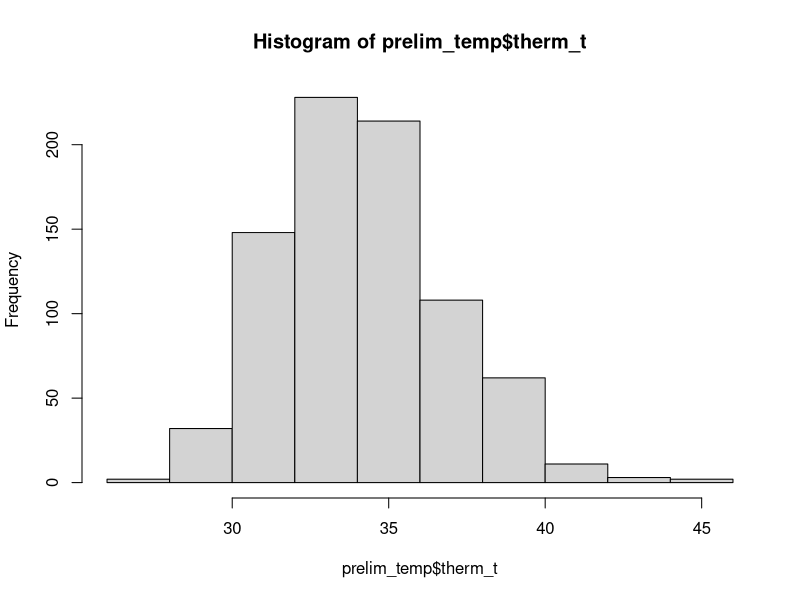
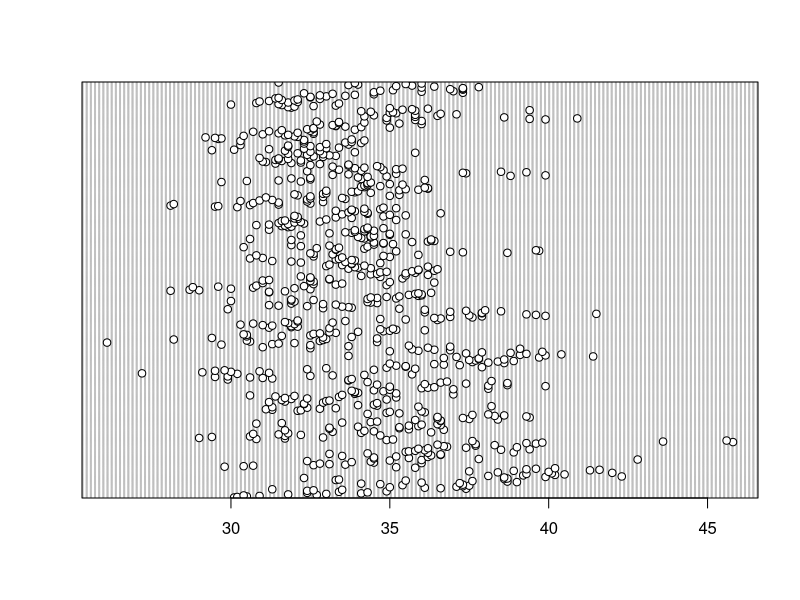
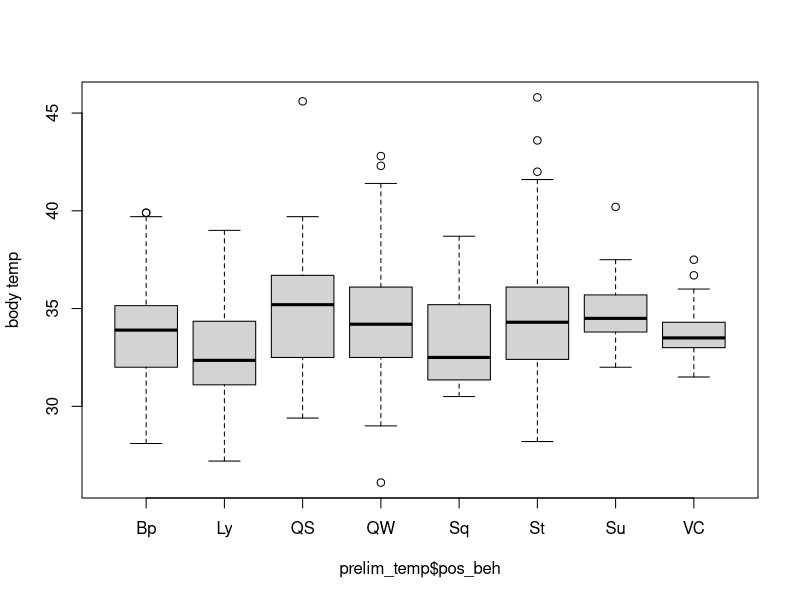
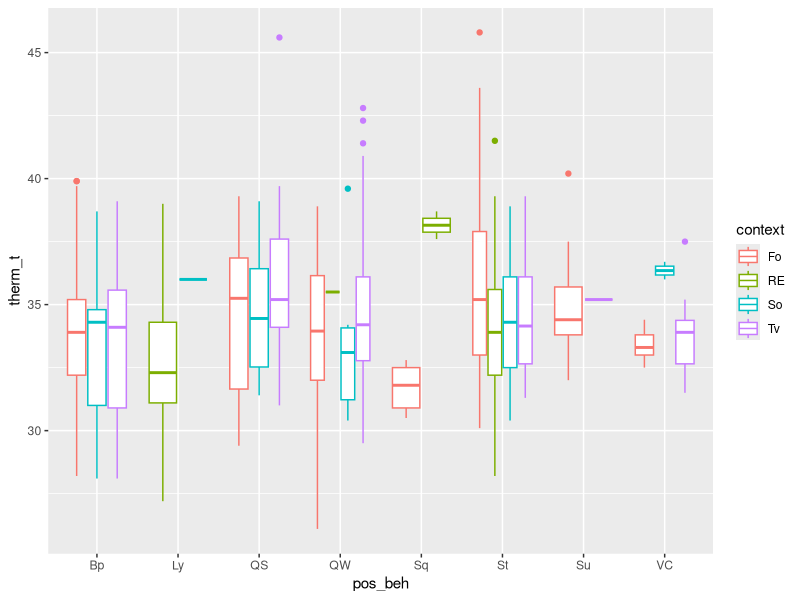
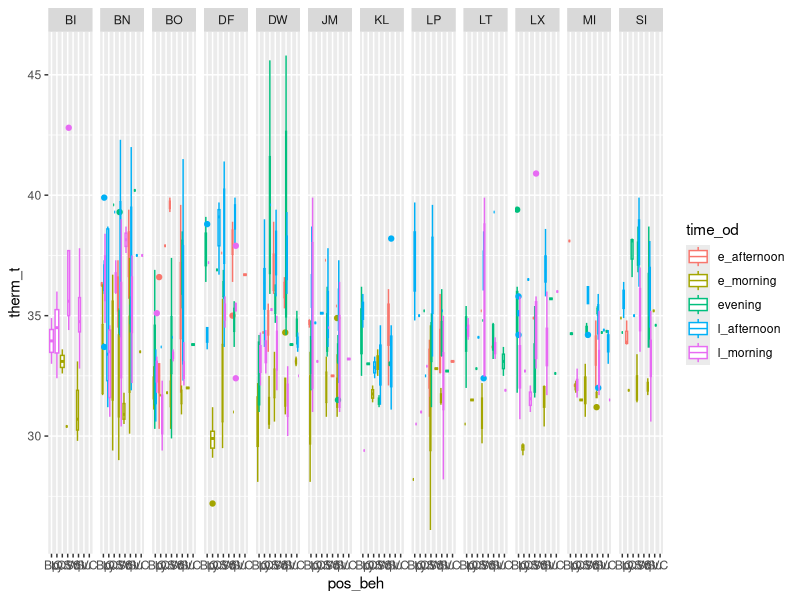
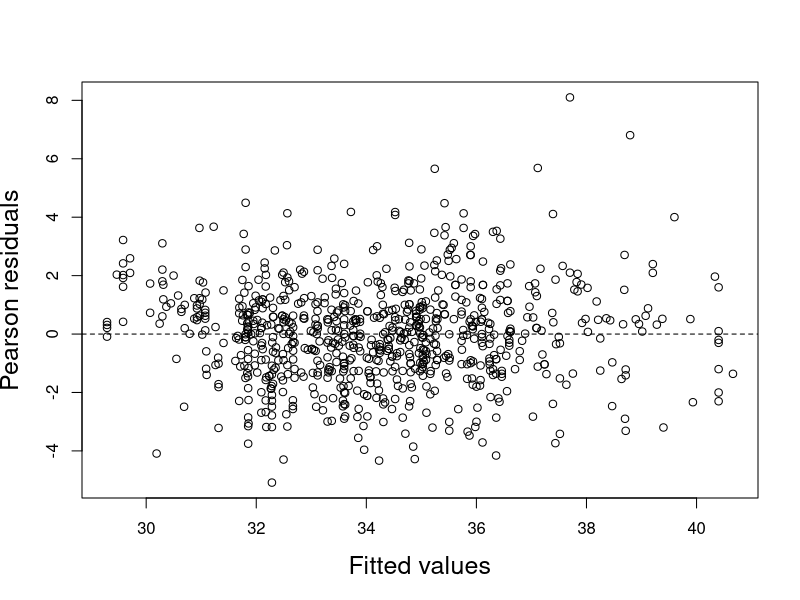
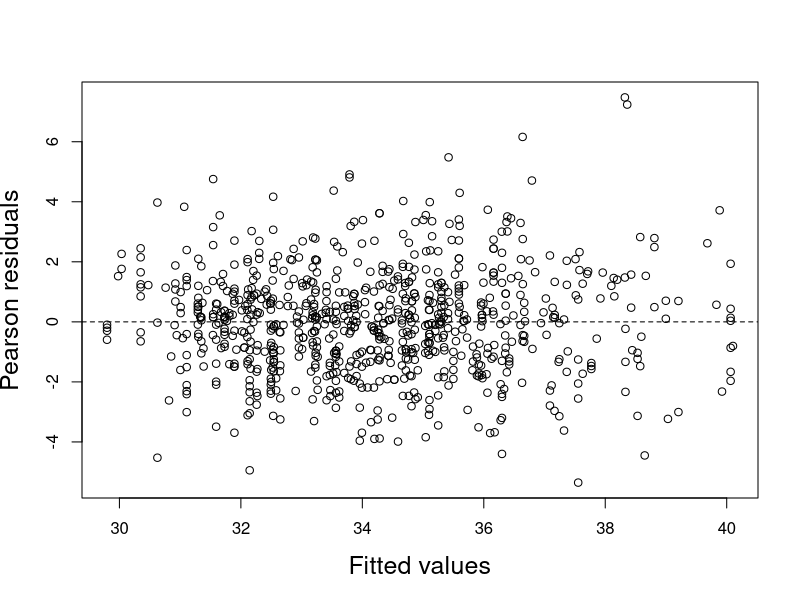
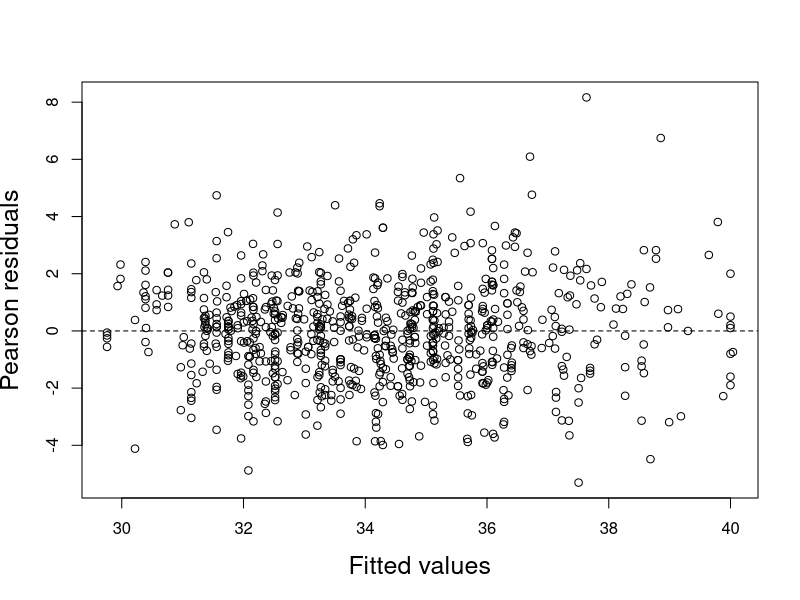

The R script that drew these images, in order: (Note: this script raises an error after producing the figures.)
# load libraries
library(tidyverse) 
library(readr) 
library(lubridate)
library(magrittr)
library(ggplot2)
library(car)
library(emmeans)
library(lme4)

#read in data
prelim_tidy <- read_csv("_data/_tidy/prelim_data_tidycols.csv")
View(prelim_tidy)

bipedal_data <- read_csv("_summary/bipedal_table.csv")
View(bipedal_data)

#Omit any missing values:
summary(is.na(prelim_tidy))

prelim_temp<-na.omit(prelim_tidy)
View(prelim_temp)

#Combine positional behaviors into smaller categories
# suspensory = Cb, Br & QM
#Vertical climb and cling together
prelim_temp$pos_beh[prelim_temp$pos_beh == "Cb"] <- "Su"
prelim_temp$pos_beh[prelim_temp$pos_beh == "Br"] <- "Su"
prelim_temp$pos_beh[prelim_temp$pos_beh == "QM"] <- "Su"
prelim_temp$pos_beh[prelim_temp$pos_beh == "Vci"] <- "VC"
prelim_temp$pos_beh[prelim_temp$pos_beh == "Abp"] <- "Bp"
prelim_temp$pos_beh[prelim_temp$pos_beh == "BpS"] <- "Bp"
prelim_temp$pos_beh[prelim_temp$pos_beh == "BpW"] <- "Bp"

###
hist(prelim_temp$therm_t)
dotchart(prelim_temp$therm_t)
boxplot(prelim_temp$therm_t ~ prelim_temp$pos_beh,  ylab="body temp")

# Plot response against each predictor and random effect. 
ggplot(prelim_temp, aes(pos_beh, therm_t, color=context))+
  geom_boxplot()

ggplot(prelim_temp, aes(pos_beh, therm_t, color=time_od))+
  geom_boxplot()+
  facet_grid(.~individual)

##
with(prelim_temp, table(pos_beh, hab_type))
with(prelim_temp, table(pos_beh, time_od))
with(prelim_temp, table(pos_beh, hab_type, time_od))

## choosing models
##GLMER

### full model
therm_mod <- lmer(therm_t ~ pos_beh + time_od + sun + date + hab_type + context + 
                     (1|individual) + pos_beh*hab_type + pos_beh*sun + time_od*sun,
                     data = prelim_temp)

##minus pos_beh/sun interaction
therm_mod2 <- lmer(therm_t ~ pos_beh + time_od + sun + date + hab_type + context + 
                    (1|individual) + pos_beh*hab_type + time_od*sun,
                  data = prelim_temp)

##plus pos_beh*sun, minus pos_beh*hab_type
therm_mod3 <- lmer(therm_t ~ pos_beh + time_od + sun + date + hab_type + context + 
                     (1|individual) + pos_beh*sun + time_od*sun,
                   data = prelim_temp)

##minus interactions with pos_beh
therm_mod4 <- lmer(therm_t ~ pos_beh + time_od + sun + date + hab_type + context + 
                    (1|individual) + time_od*sun,
                  data = prelim_temp)

##minus time_od interaction
therm_mod5 <- lmer(therm_t ~ pos_beh + time_od + sun + date + hab_type + context + 
                     (1|individual) + pos_beh*sun,
                   data = prelim_temp)

##minus all interactions
therm_mod6 <- lmer(therm_t ~ pos_beh + time_od + sun + date + hab_type + context + 
                     (1|individual),
                   data = prelim_temp)

####compare interaction models
AIC(therm_mod3, therm_mod4, therm_mod5, therm_mod6) ###lowest AIC is with no interaction (3226.904; DF: 23)
                                               ###second lowest is time_od*sun (3255.461, DF: 27)
                                               ###continue forward with time_od*sun & no interactions
###############################################################
##time_od*sun models
## minus context 
therm_mod7 <- lmer(therm_t ~ pos_beh + time_od + sun + date + hab_type + 
                     (1|individual) + time_od*sun,
                   data = prelim_temp)

##minus hab_type
therm_mod8 <- lmer(therm_t ~ pos_beh + time_od + sun + date + context + 
                     (1|individual) + time_od*sun,
                   data = prelim_temp)

##minus date
therm_mod9 <- lmer(therm_t ~ pos_beh + time_od + sun + hab_type + context + 
                     (1|individual) + time_od*sun,
                   data = prelim_temp)

##minus hab_type & context
therm_mod10 <- lmer(therm_t ~ pos_beh + time_od + sun + date + 
                     (1|individual) + time_od*sun,
                   data = prelim_temp)
###Compare models
AIC(therm_mod7, therm_mod8, therm_mod9, therm_mod10) ##model 7 and 10 are lowest (3247.068 & 3248.205, resp.)
                                      ##model 8 isn't far off, though, (3255. 603) 
                                 ##and it may be important to include context

###############################################################################
###no interactions
## minus context 
therm_mod11 <- lmer(therm_t ~ pos_beh + time_od + sun + date + hab_type + 
                     (1|individual), data = prelim_temp)

##minus hab_type
therm_mod12 <- lmer(therm_t ~ pos_beh + time_od + sun + date + context + 
                     (1|individual), data = prelim_temp)

##minus date
therm_mod13 <- lmer(therm_t ~ pos_beh + time_od + sun + hab_type + context + 
                     (1|individual), data = prelim_temp)

##minus hab_type & context
therm_mod14 <- lmer(therm_t ~ pos_beh + time_od + sun + date + 
                      (1|individual), data = prelim_temp)

###Compare models
AIC(therm_mod11, therm_mod12, therm_mod13, therm_mod14) ##models 11 and 14 are lowest (3218.163 & 3218.819, resp.)


###


#####################################################################
#extract residuals
E1 <- resid(therm_mod6, type = "pearson")

#plot fitted vs residuals
F1 <- fitted(therm_mod6, type = "response")

plot(x = F1, 
     y = E1, 
     xlab = "Fitted values",
     ylab = "Pearson residuals", 
     cex.lab = 1.5)
abline(h = 0, lty = 2)


##plus context random effect
therm_mod7 <- lmer(therm_t ~ pos_beh + time_od*sun + (1|individual) + (1|context), data = prelim_temp)

summary(therm_mod7)

#extract residuals
E2 <- resid(therm_mod7, type = "pearson")

#plot fitted vs residuals
F2 <- fitted(therm_mod7, type = "response")

plot(x = F2, 
     y = E2, 
     xlab = "Fitted values",
     ylab = "Pearson residuals", 
     cex.lab = 1.5)
abline(h = 0, lty = 2)

###with habitat type
therm_mod8 <- lmer(therm_t ~ pos_beh + time_od*sun + hab_type + (1|individual) + (1|context), data = prelim_temp)

summary(therm_mod8)

#extract residuals
E3 <- resid(therm_mod8, type = "pearson")

#plot fitted vs residuals
F3 <- fitted(therm_mod8, type = "response")

plot(x = F3, 
     y = E3, 
     xlab = "Fitted values",
     ylab = "Pearson residuals", 
     cex.lab = 1.5)
abline(h = 0, lty = 2)

#### Model testing
###AIC
AIC(therm_mod1, therm_mod2, therm_mod3, therm_mod4, therm_mod5, therm_mod6, therm_mod7, therm_mod8)
